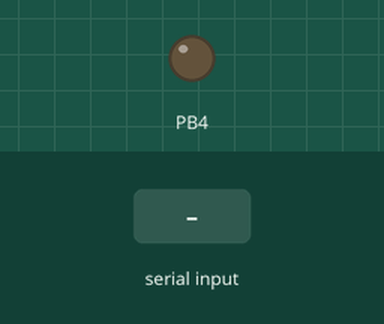
Simulated run of this program. Board: ATmega32, built with avr-gcc and emulated at 16 MHz. Shown: output pins drawn as LEDs (lit = HIGH). Inputs (shaded band) come from the test bench. Pins used as bus, display or sensor lines are not drawn.

Above: at 2.5 s.
2.6 s: "1" received over Serial
At 3.4 s:
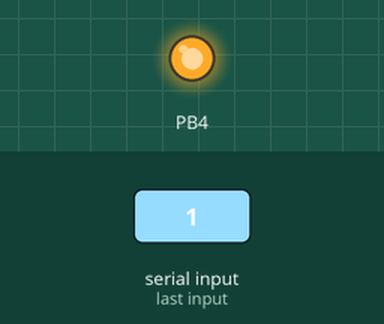
Timing chart, 0 to 5.6 s (numbered marks = the images above; inputs shaded):
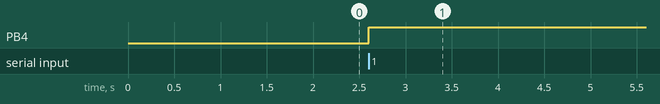

Measured:
- after the input at 2.6 s, PB4: LOW → HIGH at once

The program:

main.c
```c
/*
 * main.c
 *
 *  Created on: May 29, 2021
 *      Author: AMIT
 */
// master kit code.
#include <stdio.h>
#include "../LIB/STD_TYPES.h"
#include "../LIB/BIT_MATH.H"

#include <util/delay.h>

#include "../MCAL/DIO/DIO_interface.h"
#include "../MCAL/DIO/DIO_private.h"
#include "../HAL/CLCD_Eng_Hesham/CLCD_interface.h"
#include "../HAL/LED/LED_interface.h"
#include "../MCAL/EXTI/EXTI_interface.h"
#include "../MCAL/EXTI/EXTI_config.h"
#include "../MCAL/GIE/GIE_interface.h"
#include "../MCAL/GIE/GIE_private.h"
#include "../MCAL/SPI/SPI_interface.h"
#include "../MCAL/UART/UART_interface.h"

int main(void){

	DIO_voidSetPinDirection(PORTC,PIN2,OUTPUT); // set led pin 2 in port C as output
	DIO_voidSetPinDirection(PORTD,PIN1,OUTPUT); // set UART on pin 1 in port D as output
	DIO_voidSetPinDirection(PORTD,PIN0,INPUT); // set UART on pin 0 in port D  as input

	UART_VoidInit(); // iniallization  for the UART
	SPI_voidMasterInit(); // iniallization for the SPI master
	u8 sent_Data_master; // variable declaration.
	while(1){
		_delay_ms(1500); // delay to prevent data collision

		sent_Data_master=UART_VoidRecieve(); // put data recieved from bluetooth in sent data master
		SPI_u8MasterTransmitReceive(sent_Data_master); // transimmit  sent data master to other micro through SPI
		if(sent_Data_master=='1') {DIO_voidSetPinValue(PORTC,PIN2,HIGH);} // check if sent data master== 1 --> led on
		else
		{
			DIO_voidSetPinValue(PORTC,PIN2,LOW); // chech if sent data master == 0 --> led off
		}
	}
	return 0;
}
```

CLCD_config.h
```c
/*
 * CLCD_config.h
 *
 *  Created on: Feb 3, 2021
 *      Author: Hesham Adel
 */

#ifndef HAL_CLCD_CLCD_CONFIG_H_
#define HAL_CLCD_CLCD_CONFIG_H_

/*
 Options :-

 	 1-CLCD_USE
 	 2-CLCD_NOT_USE

*/

#define CLCD_USAGE  CLCD_USE

/*

  Options :-

  	  1- DIO_PORTA
  	  2- DIO_PORTB
  	  3- DIO_PORTC
  	  4- DIO_PORTD

 */

#define CLCD_DATA_PORT      PORTA
#define CLCD_CONTROL_PORT   PORTB


/*

  Options :-

  	  1- DIO_PIN0
  	  2- DIO_PIN1
  	  3- DIO_PIN2
  	  4- DIO_PIN3
  	  4- DIO_PIN4
  	  4- DIO_PIN5
  	  4- DIO_PIN6
  	  4- DIO_PIN7

 */


#define CLCD_RS_PIN   PIN1
#define CLCD_RW_PIN   PIN2
#define CLCD_EN_PIN   PIN3


/*

  Options:-

     1- CLCD_4_BIT_MODE
     2- CLCD_8_BIT_MODE

 */


#define CLCD_MODE                CLCD_4_BIT_MODE


/*

  Options:-

     1- CLCD_2_LINE
     2- CLCD_1_LINE

 */


#define CLCD_NUMBER_OF_DISPLAY   CLCD_2_LINE


/*

  Options:-

     1- CLCD_5_7
     2- CLCD_5_8

 */


#define CLCD_FONT_SIZE         CLCD_5_8


/*

  Options:-

     1- CLCD_DISPLAY_ON
     2- CLCD_DISPLAY_OFF

 */


#define CLCD_DISPLAY          CLCD_DISPLAY_ON


/*

  Options:-

     1- CLCD_CURSOR_ON
     2- CLCD_CURSOR_OFF

 */


#define CLCD_CURSOR           CLCD_CURSOR_OFF


/*

  Options:-

     1- CLCD_CURSOR_BLINK_ON
     2- CLCD_CURSOR_BLINK_OFF

 */


#define CLCD_CURSOR_BLINK     CLCD_CURSOR_BLINK_OFF


/*

  Options:-

     1- CLCD_SHIFT_LEFT
     2- CLCD_SHIFT_RIGHT
     3- CLCD_DISABLE_SHIFT

 */


#define CLCD_SHIFT_DIRECTION  CLCD_DISABLE_SHIFT


#endif /* HAL_CLCD_CLCD_CONFIG_H_ */
```

LED_config.h
```c
/*
 * LED_config.h
 *
 *  Created on: Jun 4, 2021
 *      Author: Khaled Shitos
 */

#ifndef HAL_LED_LED_CONFIG_H_
#define HAL_LED_LED_CONFIG_H_


#endif /* HAL_LED_LED_CONFIG_H_ */
```

CLCD_ExtreChar.h
```c
/*
 * CLCD_ExtreChar.h
 *
 *  Created on: Feb 5, 2021
 *      Author: le
 */

#ifndef HAL_CLCD_CLCD_EXTRECHAR_H_
#define HAL_CLCD_CLCD_EXTRECHAR_H_

const u8 CLCD_ExtraChar[]={

				0x02, 0x00, 0x17, 0x15, 0x1F, 0x00, 0x00, 0x00, //Char0
				0x00, 0x00, 0x00, 0x04, 0x07, 0x04, 0x0C, 0x18, //Char1
				0x04, 0x0A, 0x00, 0x15, 0x1F, 0x00, 0x00, 0x00, //Char2
				0x06, 0x0E, 0x04, 0x04, 0x04, 0x04, 0x00, 0x00, //Char3
				0x00, 0x00, 0x0E, 0x0A, 0x0E, 0x02, 0x04, 0x08, //Char4
				0x00, 0x00, 0x00, 0x00, 0x07, 0x04, 0x0C, 0x18, //Char5
				0x00, 0x00, 0x04, 0x0A, 0x1B, 0x0A, 0x04, 0x00, //Char6
				0x00, 0x00, 0x07, 0x04, 0x1F, 0x00, 0x00, 0x00, //Char7

};

#endif /* HAL_CLCD_CLCD_EXTRECHAR_H_ */
```

CLCD_interface.h
```c
/*
 * CLCD_interface.h
 *
 *  Created on: Feb 3, 2021
 *      Author: Hesham Adel
 */

#ifndef HAL_CLCD_CLCD_INTERFACE_H_
#define HAL_CLCD_CLCD_INTERFACE_H_


#define CLCD_NOT_USE            0
#define CLCD_USE                1

/* Function Set */

#define CLCD_8_BIT_MODE         1
#define CLCD_4_BIT_MODE         0

#define CLCD_2_LINE             1
#define CLCD_1_LINE             0

#define CLCD_5_7                1
#define CLCD_5_8                0

/* Display ON / OFF */

#define CLCD_DISPLAY_ON         1
#define CLCD_DISPLAY_OFF        0

#define CLCD_CURSOR_ON          1
#define CLCD_CURSOR_OFF         0

#define CLCD_CURSOR_BLINK_ON    1
#define CLCD_CURSOR_BLINK_OFF   0

/* Entry Mode */

#define CLCD_SHIFT_LEFT         0
#define CLCD_SHIFT_RIGHT        1
#define CLCD_DISABLE_SHIFT      2

/* Clear The Entire Display */

#define CLCD_DISPLAY_CLEAR      1

#define CLCD_ROW_1              1
#define CLCD_ROW_2              2

#define CLCD_COL_1              1
#define CLCD_COL_2              2
#define CLCD_COL_3              3
#define CLCD_COL_4              4
#define CLCD_COL_5              5
#define CLCD_COL_6              6
#define CLCD_COL_7              7
#define CLCD_COL_8              8
#define CLCD_COL_9              9
#define CLCD_COL_10             10
#define CLCD_COL_11             11
#define CLCD_COL_12             12
#define CLCD_COL_13             13
#define CLCD_COL_14             14
#define CLCD_COL_15             15
#define CLCD_COL_16             16


void CLCD_voidInit            ( void );
void CLCD_voidWriteCommend    ( u8 Copy_u8Commend );
void CLCD_voidWriteData       ( u8 Copy_u8Data    );

void CLCD_voidWriteString     ( u8 * Copy_u8ptrString );
void CLCD_voidSetPosition     ( u8   Copy_u8Row , u8 Copy_u8Col );
void CLCD_voidWriteNumber     ( u64  Copy_u8Number );

void CLCD_voidWriteExtraChare ( u8 Copy_u8Row , u8 Copy_u8Col , u8 * Copy_u8ExtraChar , u8 Copy_u8CharSize );

#endif /* HAL_CLCD_CLCD_INTERFACE_H_ */
```

CLCD_program.c
```c
/*
 * CLCD_program.c
 *
 *  Created on: Feb 3, 2021
 *      Author: Hesham Adel
 */

#include <util/delay.h>

#include "../../LIB/STD_TYPES.h"
#include "../../LIB/BIT_MATH.h"

#include "../../MCAL/DIO/DIO_interface.h"

#include "CLCD_interface.h"
#include "CLCD_private.h"
#include "CLCD_config.h"
#include "CLCD_ExtreChar.h"

//#if CLCD_USAGE == CLCD_USE

void CLCD_voidInit( void ){

	u8 LOC_u8FunctionSet = CLCD_FUNCTION_SET_BIT_COMMEND ;
	u8 LOC_u8Display     = CLCD_DISPLAY_ON_OFF_COMMEND   ;
	u8 LOC_u8EntryMode   = CLCD_ENTRY_MODE_SET_COMMEND   ;

	DIO_voidSetPinDirection ( CLCD_CONTROL_PORT  , CLCD_RS_PIN , OUTPUT );
	DIO_voidSetPinDirection ( CLCD_CONTROL_PORT  , CLCD_RW_PIN , OUTPUT );
	DIO_voidSetPinDirection ( CLCD_CONTROL_PORT  , CLCD_EN_PIN , OUTPUT );

	_delay_ms( 50 );


	#if    CLCD_NUMBER_OF_DISPLAY == CLCD_2_LINE

		SET_BIT( LOC_u8FunctionSet , 3 );

	#elif  CLCD_NUMBER_OF_DISPLAY == CLCD_1_LINE

		CLR_BIT( LOC_u8FunctionSet , 3 );

	#endif

	#if    CLCD_FONT_SIZE == CLCD_5_7

		SET_BIT( LOC_u8FunctionSet , 2 );

	#elif  CLCD_FONT_SIZE == CLCD_5_8

		CLR_BIT( LOC_u8FunctionSet , 2 );

	#endif

	#if    CLCD_DISPLAY == CLCD_DISPLAY_ON

		SET_BIT( LOC_u8Display , 2 );

	#elif  CLCD_DISPLAY == CLCD_DISPLAY_OFF

		CLR_BIT( LOC_u8Display , 2 );

	#endif

	#if    CLCD_CURSOR == CLCD_CURSOR_ON

		SET_BIT( LOC_u8Display , 1 );

	#elif  CLCD_CURSOR == CLCD_CURSOR_OFF

		CLR_BIT( LOC_u8Display , 1 );

	#endif

	#if    CLCD_CURSOR_BLINK == CLCD_CURSOR_BLINK_ON

		SET_BIT( LOC_u8Display , 0 );

	#elif  CLCD_CURSOR_BLINK == CLCD_CURSOR_BLINK_OFF

		CLR_BIT( LOC_u8Display , 0 );

	#endif

	#if    CLCD_SHIFT_DIRECTION == CLCD_SHIFT_LEFT

		SET_BIT( LOC_u8EntryMode , 0 );
		SET_BIT( LOC_u8EntryMode , 1 );

	#elif  CLCD_SHIFT_DIRECTION == CLCD_SHIFT_RIGHT

		SET_BIT( LOC_u8EntryMode , 0 );
		CLR_BIT( LOC_u8EntryMode , 1 );

	#elif  CLCD_SHIFT_DIRECTION == CLCD_DISABLE_SHIFT

		CLR_BIT( LOC_u8EntryMode , 0 );
		SET_BIT( LOC_u8EntryMode , 1 );

	#endif


	#if CLCD_MODE == CLCD_8_BIT_MODE

		DIO_voidSetPortDirection( CLCD_DATA_PORT     , 255 );

		SET_BIT( LOC_u8FunctionSet , 4 );


	#elif CLCD_MODE == CLCD_4_BIT_MODE
		DIO_voidSetPortDirection( CLCD_DATA_PORT     , 0b11110000 );

		CLR_BIT( LOC_u8FunctionSet , 4 );
		CLCD_voidWriteCommend( LOC_u8FunctionSet >> 4 );

	#endif

	CLCD_voidWriteCommend( LOC_u8FunctionSet      );
	_delay_ms(1);
	CLCD_voidWriteCommend( LOC_u8Display      );
	_delay_ms(1);
	CLCD_voidWriteCommend( CLCD_DISPLAY_CLEAR );
	_delay_ms(1);
	CLCD_voidWriteCommend( LOC_u8EntryMode    );
	_delay_ms(1);

}

void CLCD_voidWriteCommend( u8 Copy_u8Commend ){

	DIO_voidSetPinValue ( CLCD_CONTROL_PORT , CLCD_RS_PIN    , LOW  );
	DIO_voidSetPinValue ( CLCD_CONTROL_PORT , CLCD_RW_PIN    , LOW  );

	#if CLCD_MODE == CLCD_8_BIT_MODE

		DIO_voidSetPortValue( CLCD_DATA_PORT    , Copy_u8Commend );

		DIO_voidSetPinValue ( CLCD_CONTROL_PORT , CLCD_EN_PIN    , HIGH );
		_delay_ms(1);
		DIO_voidSetPinValue ( CLCD_CONTROL_PORT , CLCD_EN_PIN    , LOW  );
		_delay_ms(1);


	#elif CLCD_MODE == CLCD_4_BIT_MODE

		DIO_voidSetPortValue( CLCD_DATA_PORT    , Copy_u8Commend & 0xF0 );

		DIO_voidSetPinValue ( CLCD_CONTROL_PORT , CLCD_EN_PIN    , HIGH  );
		_delay_ms(1);
		DIO_voidSetPinValue ( CLCD_CONTROL_PORT , CLCD_EN_PIN    , LOW   );
		_delay_ms(1);

		DIO_voidSetPortValue( CLCD_DATA_PORT    , Copy_u8Commend << 4 );

		DIO_voidSetPinValue ( CLCD_CONTROL_PORT , CLCD_EN_PIN    , HIGH  );
		_delay_ms(1);
		DIO_voidSetPinValue ( CLCD_CONTROL_PORT , CLCD_EN_PIN    , LOW   );
		_delay_ms(1);

	#endif


}

void CLCD_voidWriteData    ( u8 Copy_u8Data    ){

	DIO_voidSetPinValue ( CLCD_CONTROL_PORT , CLCD_RS_PIN    , HIGH  );
	DIO_voidSetPinValue ( CLCD_CONTROL_PORT , CLCD_RW_PIN    , LOW   );

	#if CLCD_MODE == CLCD_8_BIT_MODE

		DIO_voidSetPortValue( CLCD_DATA_PORT    , Copy_u8Data );

		DIO_voidSetPinValue ( CLCD_CONTROL_PORT , CLCD_EN_PIN    , HIGH  );
		_delay_ms(1);
		DIO_voidSetPinValue ( CLCD_CONTROL_PORT , CLCD_EN_PIN    , LOW   );
		_delay_ms(1);


	#elif CLCD_MODE == CLCD_4_BIT_MODE

		DIO_voidSetPortValue( CLCD_DATA_PORT    , Copy_u8Data & 0xF0 );

		DIO_voidSetPinValue ( CLCD_CONTROL_PORT , CLCD_EN_PIN    , HIGH  );
		_delay_ms(1);
		DIO_voidSetPinValue ( CLCD_CONTROL_PORT , CLCD_EN_PIN    , LOW   );
		_delay_ms(1);

		DIO_voidSetPortValue( CLCD_DATA_PORT    , Copy_u8Data << 4 );

		DIO_voidSetPinValue ( CLCD_CONTROL_PORT , CLCD_EN_PIN    , HIGH  );
		_delay_ms(1);
		DIO_voidSetPinValue ( CLCD_CONTROL_PORT , CLCD_EN_PIN    , LOW   );
		_delay_ms(1);

	#endif


}

void CLCD_voidWriteString  ( u8 * Copy_u8ptrString ){

	u8 LOC_u8Iterator = 0 ;

	while( Copy_u8ptrString[ LOC_u8Iterator ] != '\0' ){

		CLCD_voidWriteData( Copy_u8ptrString[ LOC_u8Iterator ] );
		LOC_u8Iterator++;

	}

}

void CLCD_voidSetPosition  ( u8 Copy_u8Row , u8 Copy_u8Col ){

	if( Copy_u8Row == CLCD_ROW_1 ){

		CLCD_voidWriteCommend( CLCD_SET_DDRAM_ADDRESS_COMMEDN + ( Copy_u8Col - 1 ) );

	}else if( Copy_u8Row  == CLCD_ROW_2 ){

		CLCD_voidWriteCommend( CLCD_SET_DDRAM_ADDRESS_COMMEDN + 64 + ( Copy_u8Col - 1 ) );

	}

}


void CLCD_voidWriteNumber  ( u64 Copy_u8Number ){

	u64 LOC_u64Reversed = 1 ;

	if( Copy_u8Number == 0 ){ CLCD_voidWriteData('0'); }

	while( Copy_u8Number != 0 ){

		LOC_u64Reversed = ( LOC_u64Reversed * 10 ) + ( Copy_u8Number % 10 ) ;
		Copy_u8Number  /= 10 ;

	}
	while( LOC_u64Reversed != 1 ){

		CLCD_voidWriteData( ( LOC_u64Reversed % 10 ) + 48 );
		LOC_u64Reversed  /= 10 ;

	}

}

/*void CLCD_voidWriteExtraChare ( u8 Copy_u8Row , u8 Copy_u8Col , u8 * Copy_u8ExtraChar , u8 Copy_u8CharSize ){

	u8 LOC_u8Iterator = 0 ;

	CLCD_voidWriteCommend( CLCD_SET_CGRAM_ADDRESS_COMMEND );

	for( LOC_u8Iterator = 0 ; LOC_u8Iterator < Copy_u8CharSize / sizeof(CLCD_ExtraChar[0]) ; LOC_u8Iterator++ ){

		CLCD_voidWriteData( (u8)CLCD_ExtraChar[LOC_u8Iterator] );

	}

	CLCD_voidWriteCommend( CLCD_SET_DDRAM_ADDRESS_COMMEDN );

	CLCD_voidSetPosition( Copy_u8Row , Copy_u8Col );

	for( LOC_u8Iterator = 0 ; LOC_u8Iterator < Copy_u8CharSize / 8 ; LOC_u8Iterator++ ){

		CLCD_voidWriteData( LOC_u8Iterator );

	}

}

#endif*/
/*void CLCD_voidWriteExtraChar  (u8 *Ptr , u8 Len , u8 Row , u8 Col){
	s8 i=0;
	CLCD_voidWriteCommend  ( 0x40 );
	for (i=0;i<Len;i++)
	{
		CLCD_voidWriteData(Ptr[i]);
	}
	CLCD_voidSetPosition(Row,Col);
	for (i=(Len/8)-1;i>=0;i--)
	{
		CLCD_voidWriteData(i);
	}
}*/
```

LED_interface.h
```c
/*
 * LED_interface.h
 *
 *  Created on: Jun 4, 2021
 *      Author: Khaled Shitos
 */

#ifndef HAL_LED_LED_INTERFACE_H_
#define HAL_LED_LED_INTERFACE_H_

#define LED_ACTIVE_HIGH  1
#define LED_ACTIVE_LOW   0

typedef struct{

	u8 LED_PORT         ;
	u8 LED_PIN          ;
	u8 LED_ACTIVE_STATE ;

}LED_Type;

void LED_voidOn      ( LED_Type LED_Cfg  );
void LED_voidOff     ( LED_Type LED_Cfg  );
void LED_voidToggle  ( LED_Type LED_Cfg  );


#endif /* HAL_LED_LED_INTERFACE_H_ */
```

LED_program.c
```c
/*
 * LED_program.c
 *
 *  Created on: Jun 4, 2021
 *      Author: Khaled Shitos
 */

#include "../../LIB/STD_TYPES.h"
#include "../../LIB/BIT_MATH.h"

#include "../../MCAL/DIO/DIO_interface.h"

#include "LED_interface.h"
#include "LED_private.h"
#include "LED_config.h"


void LED_voidOn  ( LED_Type LED_Cfg  ){

	DIO_voidSetPinDirection( LED_Cfg.LED_PORT , LED_Cfg.LED_PIN , OUTPUT );

	if( LED_Cfg.LED_ACTIVE_STATE == LED_ACTIVE_HIGH ){

		DIO_voidSetPinValue( LED_Cfg.LED_PORT , LED_Cfg.LED_PIN , HIGH );

	}else if( LED_Cfg.LED_ACTIVE_STATE == LED_ACTIVE_LOW ) {

		DIO_voidSetPinValue( LED_Cfg.LED_PORT , LED_Cfg.LED_PIN , LOW  );
	}

}
void LED_voidOff ( LED_Type LED_Cfg  ){


	if( LED_Cfg.LED_ACTIVE_STATE == LED_ACTIVE_HIGH ){

		DIO_voidSetPinValue( LED_Cfg.LED_PORT , LED_Cfg.LED_PIN , LOW );

	}else if( LED_Cfg.LED_ACTIVE_STATE == LED_ACTIVE_LOW ) {

		DIO_voidSetPinValue( LED_Cfg.LED_PORT , LED_Cfg.LED_PIN , HIGH );
	}

}

void LED_voidToggle  ( LED_Type LED_Cfg  ){

	DIO_voidSetPinDirection( LED_Cfg.LED_PORT , LED_Cfg.LED_PIN , OUTPUT );
	static u8 LOC_u8Tog = 0 ;

	TOG_BIT( LOC_u8Tog , 0 );

	if( LED_Cfg.LED_ACTIVE_STATE == LED_ACTIVE_HIGH ){


		DIO_voidSetPinValue( LED_Cfg.LED_PORT , LED_Cfg.LED_PIN , LOC_u8Tog );

	}else if( LED_Cfg.LED_ACTIVE_STATE == LED_ACTIVE_LOW ) {

		DIO_voidSetPinValue( LED_Cfg.LED_PORT , LED_Cfg.LED_PIN , LOC_u8Tog  );
	}
}
```

CLCD_private.h
```c
/*
 * CLCD_private.h
 *
 *  Created on: Feb 3, 2021
 *      Author: Hesham Adel
 */

#ifndef HAL_CLCD_CLCD_PRIVATE_H_
#define HAL_CLCD_CLCD_PRIVATE_H_


/*

  BIT2 = F  Font                        5x7    = 1 / 5x8    = 0
  BIT3 = N  Number Of Display Line      2-Line = 1 / 1-Line = 0
  BIT4 = DL Data Length                 8BIT   = 1 / 4BIT   = 0

 */

#define CLCD_FUNCTION_SET_BIT_COMMEND  0b00111000


/*

  BIT0 = B Cursor Blinking    ON = 1 / OFF = 0
  BIT1 = C Cursor             ON = 1 / OFF = 0
  BIT2 = D Display            ON = 1 / OFF = 0

 */

#define CLCD_DISPLAY_ON_OFF_COMMEND      0b00001100


/*
  BIT0 = SH  Shift             Display  Shift              = 1 / Display  Does  Not     Shift = 0
  BIT1 = I/D Increase/Decrease Increase DDRAM Address By 1 = 1 / Decrease DDRAM Address by 1  = 0

 */

#define CLCD_ENTRY_MODE_SET_COMMEND      0b00000110

#define CLCD_SET_DDRAM_ADDRESS_COMMEDN   0b10000000

#define CLCD_SET_CGRAM_ADDRESS_COMMEND   0b01000000

#endif /* HAL_CLCD_CLCD_PRIVATE_H_ */
```

LED_private.h
```c
/*
 * LED_private.h
 *
 *  Created on: Jun 4, 2021
 *      Author: Khaled Shitos
 */

#ifndef HAL_LED_LED_PRIVATE_H_
#define HAL_LED_LED_PRIVATE_H_


#endif /* HAL_LED_LED_PRIVATE_H_ */
```

BIT_MATH.H
```c
/*
 * BIT_MATH.H
 *
 *  Created on: May 28, 2021
 *      Author: Aya
 */

#ifndef BIT_MATH_H_
#define BIT_MATH_H_


#define SET_BIT(VAR,BIT_NUMBER) VAR=VAR |(1<<BIT_NUMBER)
#define CLR_BIT(VAR,BIT_NUMBER) VAR=VAR &(~(1<<BIT_NUMBER))
#define TOG_BIT(VAR,BIT_NUMBER) VAR ^=(1<<BIT_NUMBER)
#define GET_BIT(VAR,BIT_NUMBER) (1&(VAR>>BIT_NUMBER))


#endif /* BIT_MATH_H_ */
```

STD_TYPES.h
```c
#ifndef STD_TYPES_H_
#define STD_TYPES_H_

typedef		unsigned	char	u8;
typedef		unsigned	short	int	u16;
typedef		unsigned	long	int	u32;
typedef		unsigned	long long	int	u64;

typedef		signed		char	s8;
typedef		signed		short	int	s16;
typedef		signed		long	int	s32;

typedef		signed		long long	int	s64;

typedef		float	f32;
typedef		double	f64;
typedef		long	double	f128;

#endif
```

DIO_config.h
```c
/*
 * DIO_config.h
 *
 *  Created on: May 29, 2021
 *      Author: AMIT
 */

#ifndef DIO_DIO_CONFIG_H_
#define DIO_DIO_CONFIG_H_


#endif /* DIO_DIO_CONFIG_H_ */
```

DIO_interface.h
```c
/*
 * DIO_interface.h
 *
 *  Created on: May 29, 2021
 *      Author: AMIT
 */

#ifndef DIO_DIO_INTERFACE_H_
#define DIO_DIO_INTERFACE_H_

#define OUTPUT  1 //
#define INPUT   0

#define HIGH    1
#define LOW     0

#define PORTA   0
#define PORTB   1
#define PORTC   2
#define PORTD   3

#define PIN0   0
#define PIN1   1
#define PIN2   2
#define PIN3   3
#define PIN4   4
#define PIN5   5
#define PIN6   6
#define PIN7   7

void DIO_voidSetPortDirection (u8 Copy_u8Port , u8 Copy_u8Direction);
void DIO_voidSetPortValue     (u8 Copy_u8Port , u8 Copy_u8Value);
u8   DIO_u8GetPortValue       (u8 Copy_u8Port);


void DIO_voidSetPinDirection  (u8 Copy_u8Port , u8 Copy_u8Pin , u8 Copy_u8Direction);
void DIO_voidSetPinValue      (u8 Copy_u8Port , u8 Copy_u8Pin , u8 Copy_u8Value);
u8   DIO_u8GetPinValue        (u8 Copy_u8Port , u8 Copy_u8Pin );


#endif /* DIO_DIO_INTERFACE_H_ */
```

DIO_private.h
```c
/*
 * DIO_private.h
 *
 *  Created on: May 29, 2021
 *      Author: AMIT
 */

#ifndef DIO_DIO_PRIVATE_H_
#define DIO_DIO_PRIVATE_H_


#define DDRA_REG  *( (volatile u8 *)0x3A )
#define PORTA_REG *( (volatile u8 *)0x3B )
#define PINA_REG  *( (volatile u8 *)0x39 )


#define DDRB_REG  *( (volatile u8 *)0x37 )
#define PORTB_REG *( (volatile u8 *)0x38 )
#define PINB_REG  *( (volatile u8 *)0x36 )


#define DDRC_REG  *( (volatile u8 *)0x34 )
#define PORTC_REG *( (volatile u8 *)0x35 )
#define PINC_REG  *( (volatile u8 *)0x33 )

#define DDRD_REG  *( (volatile u8 *)0x31 )
#define PORTD_REG *( (volatile u8 *)0x32 )
#define PIND_REG  *( (volatile u8 *)0x30 )


#endif /* DIO_DIO_PRIVATE_H_ */
```

EXTI_config.h
```c
/*
 * EXTI_config.h
 *
 *  Created on: Jun 19, 2021
 *      Author: le
 */

#ifndef MCAL_EXTI_EXTI_CONFIG_H_
#define MCAL_EXTI_EXTI_CONFIG_H_


#define EXTI_LINE        EXTI_LINE0


#define EXTI_SENSE_MODE  EXTI_RISING_EDGE


#endif /* MCAL_EXTI_EXTI_CONFIG_H_ */
```

GIE_interface.h
```c
/*
 * GIE_interface.h
 *
 *  Created on: Jun 19, 2021
 *      Author: le
 */

#ifndef MCAL_GIE_GIE_INTERFACE_H_
#define MCAL_GIE_GIE_INTERFACE_H_


void GIE_voidEnable  (void);
void GIE_voidDisable (void);


#endif /* MCAL_GIE_GIE_INTERFACE_H_ */
```

Source omitted: DIO_program.c (2913 bytes), EXTI_interface.h (740 bytes), EXTI_private.h (411 bytes), EXTI_program.c (1952 bytes), GIE_private.h (224 bytes), GIE_program.c (315 bytes), SPI_config.h (184 bytes), SPI_interface.h (346 bytes), SPI_private.h (314 bytes), SPI_program.c (1169 bytes), UART_config.h (469 bytes), UART_interface.h (960 bytes) and 2 more
